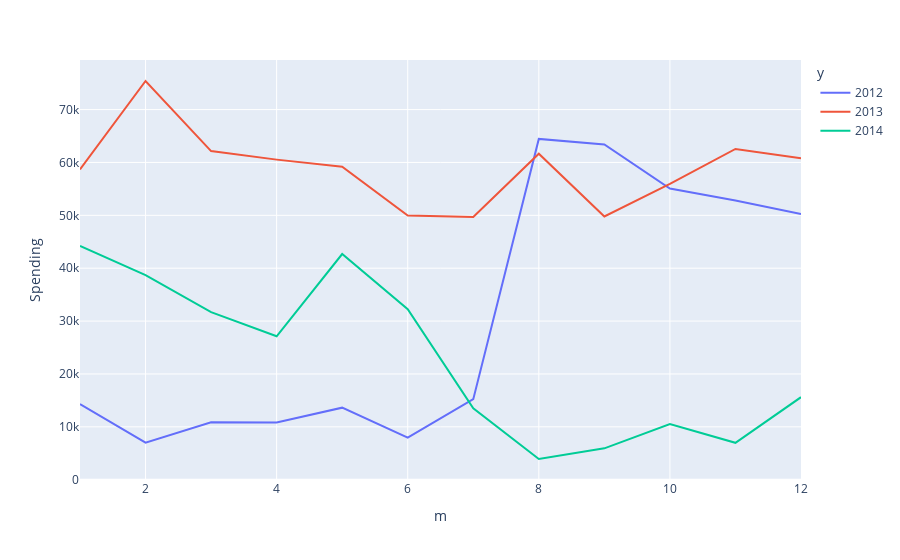

Write notebook code for a chart like this one.
### Markdown cell above
Spent of per month of eah year

### Code cell
spending_month = df_marketing_campaign.groupby([df_marketing_campaign['Dt_Customer'].dt.year.rename('y'), df_marketing_campaign['Dt_Customer'].dt.month.rename('m')])['Spending'].sum().reset_index()
spending_month
px.line(spending_month, x='m', y='Spending', color='y')

### Figure 1 — Plotly figure (JSON) as saved in the notebook; plotly's stock layout.template omitted (floating-point values rounded to 4 significant figures)
{"data": [{"hovertemplate": "y=2012<br>m=%{x}<br>Spending=%{y}<extra></extra>", "legendgroup": "2012", "line": {"color": "#636efa", "dash": "solid"}, "marker": {"symbol": "circle"}, "mode": "lines", "name": "2012", "orientation": "v", "showlegend": true, "type": "scatter", "x": [1, 2, 3, 4, 5, 6, 7, 8, 9, 10, 11, 12], "xaxis": "x", "y": [14311, 7014, 10873, 10830, 13625, 7971, 15224, 64446, 63409, 55080, 52801, 50249], "yaxis": "y"}, {"hovertemplate": "y=2013<br>m=%{x}<br>Spending=%{y}<extra></extra>", "legendgroup": "2013", "line": {"color": "#EF553B", "dash": "solid"}, "marker": {"symbol": "circle"}, "mode": "lines", "name": "2013", "orientation": "v", "showlegend": true, "type": "scatter", "x": [1, 2, 3, 4, 5, 6, 7, 8, 9, 10, 11, 12], "xaxis": "x", "y": [58670, 75404, 62154, 60534, 59187, 49970, 49691, 61657, 49783, 55942, 62556, 60809], "yaxis": "y"}, {"hovertemplate": "y=2014<br>m=%{x}<br>Spending=%{y}<extra></extra>", "legendgroup": "2014", "line": {"color": "#00cc96", "dash": "solid"}, "marker": {"symbol": "circle"}, "mode": "lines", "name": "2014", "orientation": "v", "showlegend": true, "type": "scatter", "x": [1, 2, 3, 4, 5, 6, 7, 8, 9, 10, 11, 12], "xaxis": "x", "y": [44217, 38677, 31694, 27125, 42683, 32255, 13490, 3916, 5930, 10519, 6975, 15608], "yaxis": "y"}], "layout": {"legend": {"title": {"text": "y"}, "tracegroupgap": 0}, "margin": {"t": 60}, "xaxis": {"anchor": "y", "domain": [0, 1], "title": {"text": "m"}}, "yaxis": {"anchor": "x", "domain": [0, 1], "title": {"text": "Spending"}}}}
